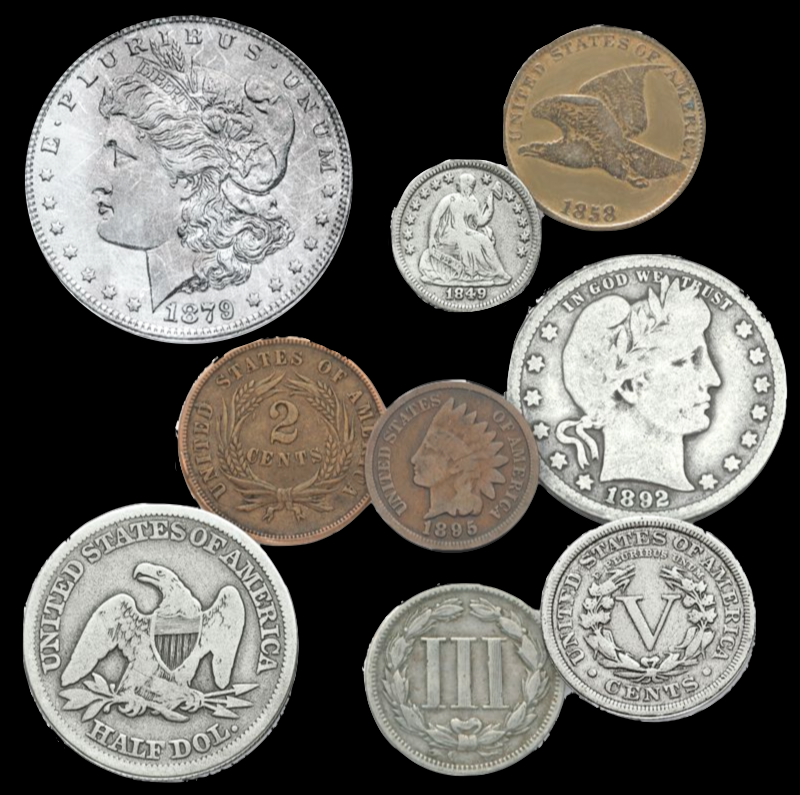
#> input picture lab03/coins.png, 800 x 795 px
$ jupyter execute test2.ipynb   (older library calls are emulated)
#> lines starting #> are read from the running program, lines starting #| are printed output that depends on the picture; after the words box and inside, x2 and y2 are one past the last pixel; in counts of white or black regions, pixels touching at a corner belong together
[cell 1]
import numpy as np
import matplotlib.pyplot as plt
import matplotlib.image as mpimg
import cv2

from scipy import ndimage as ndi
from skimage.morphology import watershed,disk
from skimage.feature import peak_local_max
from sklearn.cluster import MeanShift
from skimage import color,data,filters
from PIL import Image

[cell 2]
size = 100, 100

[cell 3]
def contrast_stretching(img_I):
    c = np.amin(img_I) # minimum pixel value occuring in image Input
    d = np.amax(img_I) # maximum pixel value occuring in image Input
    a = 0 # minimum pixel value allowed for an input image
    b = 255 # minimum pixel value allowed for an input image
    img_O = (img_I-c*np.ones(img_I.shape,np.uint8))*((b-a)/(d-c))+a
    return (img_O)

# Show image
def show_img(img):
    fig = plt.figure(figsize=(12, 8), dpi= 80, facecolor='w', edgecolor='k')
    img_plot = plt.imshow(img.astype('uint8'))
    plt.show()

[cell 4]
img = Image.open("coins.png")
#> img is the input picture: PIL image 800x795 RGBA; mean R, G, B, A 101.4, 99.1, 93.8, 255
img.thumbnail(size)
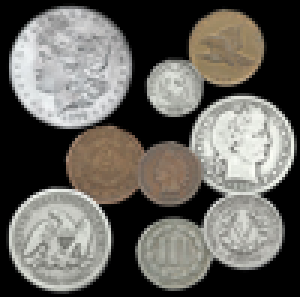
#> img: PIL image 100x99 RGBA (shown 3 times larger); mean R, G, B, A 101.7, 99.3, 94, 255
img = np.array(img)
gray = cv2.cvtColor(img,cv2.COLOR_RGB2GRAY)
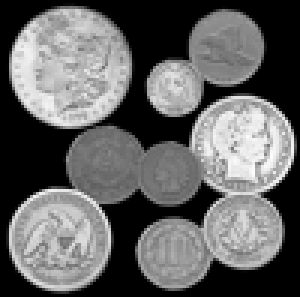
#> gray: shape (99, 100) (shown 3 times larger); min 0, max 252, mean 99.4
gray = cv2.normalize(gray,None,0,255,norm_type=cv2.NORM_MINMAX)
thresh,img_bw = cv2.threshold(gray,0,255,cv2.THRESH_OTSU)
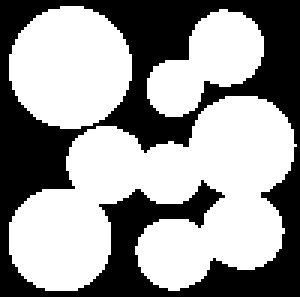
#> img_bw: shape (99, 100) (shown 3 times larger); 59.2% white; 1 black region, box (x1, y1, x2, y2) and area: (0, 0, 100, 99) 4043
#> thresh = 85

[cell 5]
distance = ndi.distance_transform_edt(img_bw)
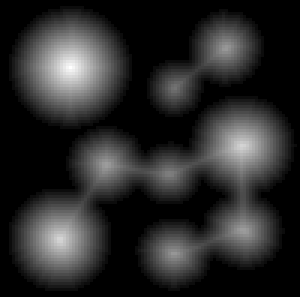
#> distance: shape (99, 100) float64 (shown 3 times larger); min 0, max 20.4, mean 3.4; drawn with min black and max white
local_max = peak_local_max(distance,indices=False,footprint=np.ones((3,3)),labels=img_bw)
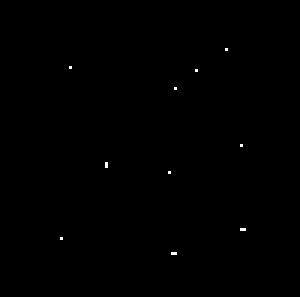
#> local_max: shape (99, 100) bool (shown 3 times larger); 0.13% white in thin lines or dots, all inside (x1, y1, x2, y2) = (20, 16, 82, 85)
markers = ndi.label(local_max)[0]
#> markers: shape (99, 100) int32; 11 distinct labels, from 0 to 10
ws_labels = watershed(-distance,markers,mask=img_bw)
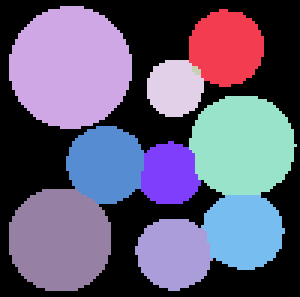
#> ws_labels: shape (99, 100) int32 (shown 3 times larger); 11 distinct labels, from 0 to 10; one colour per label, 0 black

$ run again, with lab03/shapes.png copied over lab03/coins.png
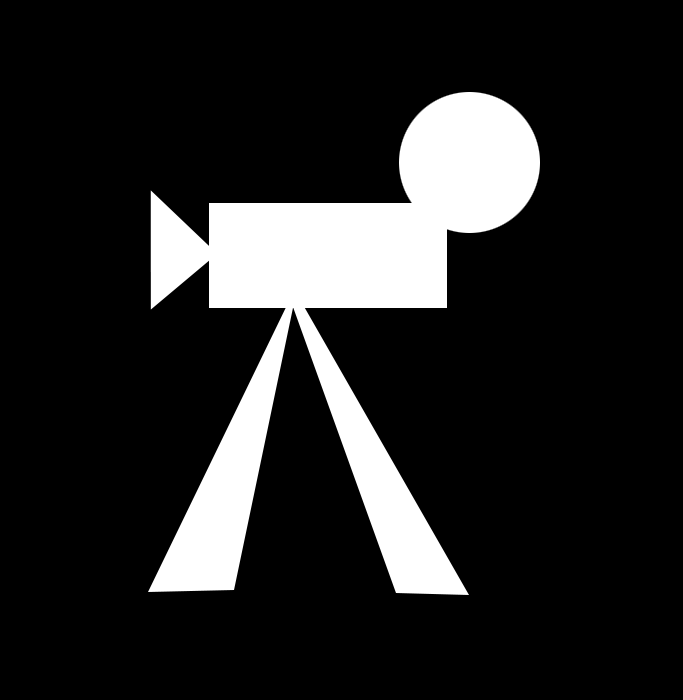
#> input picture lab03/shapes.png, 683 x 700 px
#> img is the input picture: PIL image 683x700 RGB; min 0, max 255, mean 36.8
#> img: PIL image 98x100 RGB
#> `thresh,img_bw = cv2.threshold(gray,0,255,cv2.THRESH_OTSU)`:
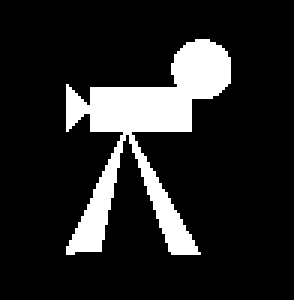
#> img_bw: shape (100, 98) (shown 3 times larger); 14.3% white; 1 white region, box (x1, y1, x2, y2) and area: (22, 13, 77, 85) 1405
#> thresh = 123
#> local_max: shape (100, 98) bool; 0.73% white in thin lines or dots, all inside (x1, y1, x2, y2) = (22, 23, 68, 85)
#> markers: shape (100, 98) int32; 36 distinct labels, from 0 to 35
#> `ws_labels = watershed(-distance,markers,mask=img_bw)`:
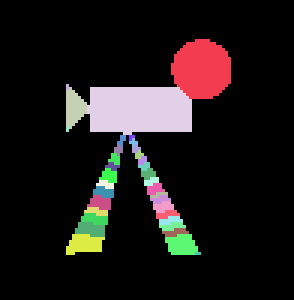
#> ws_labels: shape (100, 98) int32 (shown 3 times larger); 36 distinct labels, from 0 to 35; one colour per label, 0 black
